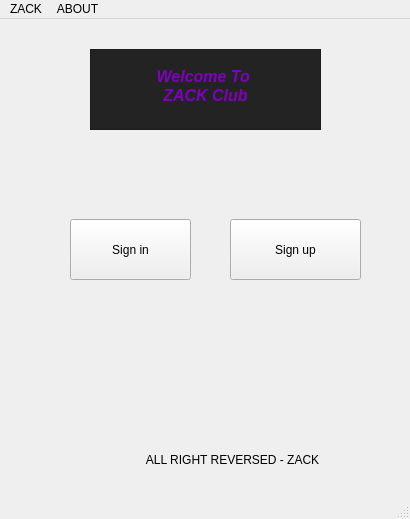
<?xml version="1.0" encoding="UTF-8"?>
<ui version="4.0">
 <class>MainWindow</class>
 <widget class="QMainWindow" name="MainWindow">
  <property name="geometry">
   <rect>
    <x>0</x>
    <y>0</y>
    <width>410</width>
    <height>519</height>
   </rect>
  </property>
  <property name="windowTitle">
   <string>MainWindow</string>
  </property>
  <property name="styleSheet">
   <string notr="true">/*
 * The MIT License (MIT)
 *
 * Copyright (c) &lt;2013-2014&gt; &lt;Colin Duquesnoy&gt;
 * Copyright (c) &lt;2017&gt; &lt;Michell Stuttgart&gt;
 *
 * Permission is hereby granted, free of charge, to any person obtaining a copy
 * of this software and associated documentation files (the &quot;Software&quot;), to deal
 * in the Software without restriction, including without limitation the rights
 * to use, copy, modify, merge, publish, distribute, sublicense, and/or sell
 * copies of the Software, and to permit persons to whom the Software is
 * furnished to do so, subject to the following conditions:

 * The above copyright notice and this permission notice shall be included in
 * all copies or substantial portions of the Software.

 * THE SOFTWARE IS PROVIDED &quot;AS IS&quot;, WITHOUT WARRANTY OF ANY KIND, EXPRESS OR
 * IMPLIED, INCLUDING BUT NOT LIMITED TO THE WARRANTIES OF MERCHANTABILITY,
 * FITNESS FOR A PARTICULAR PURPOSE AND NONINFRINGEMENT. IN NO EVENT SHALL THE
 * AUTHORS OR COPYRIGHT HOLDERS BE LIABLE FOR ANY CLAIM, DAMAGES OR OTHER
 * LIABILITY, WHETHER IN AN ACTION OF CONTRACT, TORT OR OTHERWISE, ARISING FROM,
 * OUT OF OR IN CONNECTION WITH THE SOFTWARE OR THE USE OR OTHER DEALINGS IN
 * THE SOFTWARE.
 */
QToolTip
{
     border: 1px solid black;
     background-color: #D1DBCB;
     padding: 1px;
     border-radius: 3px;
     opacity: 100;
}

QWidget
{
    color: #b1b1b1;
    background-color: #323232;
    selection-background-color:#323232;
    selection-color: black;
    background-clip: border;
    border-image: none;
    border: 0px transparent black;
    outline: 0;
}

QWidget:item:hover
{
    background-color: #D1DBCB;
    color: black;
}

QWidget:item:selected
{
    background-color: #D1DBCB;
    border: 0px
}

QCheckBox
{
    spacing: 5px;
    outline: none;
    color: #eff0f1;
    margin-bottom: 2px;
}

QCheckBox:disabled
{
    color: #76797C;
}

QCheckBox::indicator,QGroupBox::indicator
{
    width: 18px;
    height: 18px;
}

QGroupBox::indicator
{
    margin-left: 2px;
}

QCheckBox::indicator:unchecked
{
    image: url(:/qss_icons/rc/checkbox_unchecked.png);
}

QCheckBox::indicator:unchecked:hover,
QCheckBox::indicator:unchecked:focus,
QCheckBox::indicator:unchecked:pressed,
QGroupBox::indicator:unchecked:hover,
QGroupBox::indicator:unchecked:focus,
QGroupBox::indicator:unchecked:pressed
{
  border: none;
    image: url(:/qss_icons/rc/checkbox_unchecked_focus.png);
}

QCheckBox::indicator:checked
{
    image: url(:/qss_icons/rc/checkbox_checked.png);
}

QCheckBox::indicator:checked:hover,
QCheckBox::indicator:checked:focus,
QCheckBox::indicator:checked:pressed,
QGroupBox::indicator:checked:hover,
QGroupBox::indicator:checked:focus,
QGroupBox::indicator:checked:pressed
{
    border: none;
    image: url(:/qss_icons/rc/checkbox_checked_focus.png);
}


QCheckBox::indicator:indeterminate
{
    image: url(:/qss_icons/rc/checkbox_indeterminate.png);
}

QCheckBox::indicator:indeterminate:focus,
QCheckBox::indicator:indeterminate:hover,
QCheckBox::indicator:indeterminate:pressed
{
    image: url(:/qss_icons/rc/checkbox_indeterminate_focus.png);
}

QCheckBox::indicator:checked:disabled,
QGroupBox::indicator:checked:disabled
{
    image: url(:/qss_icons/rc/checkbox_checked_disabled.png);
}

QCheckBox::indicator:unchecked:disabled,
QGroupBox::indicator:unchecked:disabled
{
    image: url(:/qss_icons/rc/checkbox_unchecked_disabled.png);
}

QRadioButton
{
    spacing: 5px;
    outline: none;
    color: #eff0f1;
    margin-bottom: 2px;
}

QRadioButton:disabled
{
    color: #76797C;
}
QRadioButton::indicator
{
    width: 21px;
    height: 21px;
}

QRadioButton::indicator:unchecked
{
    image: url(:/qss_icons/rc/radio_unchecked.png);
}


QRadioButton::indicator:unchecked:hover,
QRadioButton::indicator:unchecked:focus,
QRadioButton::indicator:unchecked:pressed
{
    border: none;
    outline: none;
    image: url(:/qss_icons/rc/radio_unchecked_focus.png);
}

QRadioButton::indicator:checked
{
    border: none;
    outline: none;
    image: url(:/qss_icons/rc/radio_checked.png);
}

QRadioButton::indicator:checked:hover,
QRadioButton::indicator:checked:focus,
QRadioButton::indicator:checked:pressed
{
    border: none;
    outline: none;
    image: url(:/qss_icons/rc/radio_checked_focus.png);
}

QRadioButton::indicator:checked:disabled
{
    outline: none;
    image: url(:/qss_icons/rc/radio_checked_disabled.png);
}

QRadioButton::indicator:unchecked:disabled
{
    image: url(:/qss_icons/rc/radio_unchecked_disabled.png);
}


QMenuBar
{
    background-color: #323232;
    color: #D1DBCB;
}

QMenuBar::item
{
    background-color: #323232;
    background: transparent;
    /* padding: 2px 20px 2px 20px; */
}

QMenuBar::item:selected
{
    background: transparent;
    /* border: 1px solid #76797C; */
}

QMenuBar::item:pressed
{
    border: 0px solid #76797C;
    background-color: #D1DBCB;
    color: #000;
    margin-bottom:-1px;
    padding-bottom:1px;
}

QMenu
{
    background-color: #323232;
    /* border: 1px solid #76797C; */
    color: #eff0f1;
    /*margin: 2px; */
}

QMenu::icon
{
    /*margin: 5px;*/
}

QMenu::item
{
    padding: 2px 30px 2px 30px;
    /*margin-left: 5px;*/
    border: 1px solid transparent; /* reserve space for selection border */
}

QMenu::item:selected
{
    color: #000000;
}

QMenu::separator {
    height: 2px;
    background: #D1DBCB;
    margin-left: 10px;
    margin-right: 5px;
}

QMenu::indicator {
    width: 18px;
    height: 18px;
}

/* non-exclusive indicator = check box style indicator
   (see QActionGroup::setExclusive) */
QMenu::indicator:non-exclusive:unchecked {
    image: url(:/qss_icons/rc/checkbox_unchecked.png);
}

QMenu::indicator:non-exclusive:unchecked:selected {
    image: url(:/qss_icons/rc/checkbox_unchecked_disabled.png);
}

QMenu::indicator:non-exclusive:checked {
    image: url(:/qss_icons/rc/checkbox_checked.png);
}

QMenu::indicator:non-exclusive:checked:selected {
    image: url(:/qss_icons/rc/checkbox_checked_disabled.png);
}

/* exclusive indicator = radio button style indicator (see QActionGroup::setExclusive) */
QMenu::indicator:exclusive:unchecked {
    image: url(:/qss_icons/rc/radio_unchecked.png);
}

QMenu::indicator:exclusive:unchecked:selected {
    image: url(:/qss_icons/rc/radio_unchecked_disabled.png);
}

QMenu::indicator:exclusive:checked {
    image: url(:/qss_icons/rc/radio_checked.png);
}

QMenu::indicator:exclusive:checked:selected {
    image: url(:/qss_icons/rc/radio_checked_disabled.png);
}

QMenu::right-arrow {
    margin: 5px;
    image: url(:/qss_icons/rc/right_arrow.png)
}


QWidget:disabled
{
    color: #454545;
    background-color: #323232;
}

QAbstractItemView
{
    alternate-background-color: #323232;
    color: #eff0f1;
    border: 1px solid 3A3939;
    border-radius: 2px;
}

QWidget:focus, QMenuBar:focus,QToolBar:focus,QScrollAreaViewer:focus
{
    /* border: 2px solid #D1DBCB; */
}

QTabWidget:focus, QCheckBox:focus, QRadioButton:focus, QSlider:focus
{
    border: none;
}

QLineEdit
{
    background-color: #1e1e1e;
    selection-background-color: #D1DBCB;
    selection-color: black;
    padding: 5px;
    border-style: solid;
    border: 1px solid #76797C;
    border-radius: 2px;
    color: #eff0f1;
}

QGroupBox {
    border:1px solid #76797C;
    border-radius: 2px;
    margin-top: 20px;
}

QGroupBox::title {
    subcontrol-origin: margin;
    subcontrol-position: top center;
    padding-left: 10px;
    padding-right: 10px;
    padding-top: 10px;
}

QAbstractScrollArea
{
    border-radius: 0px;
    border: 0px solid #76797C;
    background-color: transparent;
}

QScrollBar:horizontal
{
    height: 15px;
    margin: 3px 15px 3px 15px;
    border: 1px transparent #2A2929;
    border-radius: 4px;
    background-color: #2A2929;
}

QScrollBar::handle:horizontal
{
    background-color: #605F5F;
    min-width: 5px;
    border-radius: 4px;
}

QScrollBar::add-line:horizontal
{
    margin: 0px 3px 0px 3px;
    border-image: url(:/qss_icons/rc/right_arrow_disabled.png);
    width: 10px;
    height: 10px;
    subcontrol-position: right;
    subcontrol-origin: margin;
}

QScrollBar::sub-line:horizontal
{
    margin: 0px 3px 0px 3px;
    border-image: url(:/qss_icons/rc/left_arrow_disabled.png);
    height: 10px;
    width: 10px;
    subcontrol-position: left;
    subcontrol-origin: margin;
}

QScrollBar::add-line:horizontal:hover,QScrollBar::add-line:horizontal:on
{
    border-image: url(:/qss_icons/rc/right_arrow.png);
    height: 10px;
    width: 10px;
    subcontrol-position: right;
    subcontrol-origin: margin;
}


QScrollBar::sub-line:horizontal:hover, QScrollBar::sub-line:horizontal:on
{
    border-image: url(:/qss_icons/rc/left_arrow.png);
    height: 10px;
    width: 10px;
    subcontrol-position: left;
    subcontrol-origin: margin;
}

QScrollBar::up-arrow:horizontal, QScrollBar::down-arrow:horizontal
{
    background: none;
}


QScrollBar::add-page:horizontal, QScrollBar::sub-page:horizontal
{
    background: none;
}

QScrollBar:vertical
{
    background-color: #2A2929;
    width: 15px;
    margin: 15px 3px 15px 3px;
    border: 1px transparent #2A2929;
    border-radius: 4px;
}

QScrollBar::handle:vertical
{
    background-color: #605F5F;
    min-height: 5px;
    border-radius: 4px;
}

QScrollBar::sub-line:vertical
{
    margin: 3px 0px 3px 0px;
    border-image: url(:/qss_icons/rc/up_arrow_disabled.png);
    height: 10px;
    width: 10px;
    subcontrol-position: top;
    subcontrol-origin: margin;
}

QScrollBar::add-line:vertical
{
    margin: 3px 0px 3px 0px;
    border-image: url(:/qss_icons/rc/down_arrow_disabled.png);
    height: 10px;
    width: 10px;
    subcontrol-position: bottom;
    subcontrol-origin: margin;
}

QScrollBar::sub-line:vertical:hover,QScrollBar::sub-line:vertical:on
{

    border-image: url(:/qss_icons/rc/up_arrow.png);
    height: 10px;
    width: 10px;
    subcontrol-position: top;
    subcontrol-origin: margin;
}


QScrollBar::add-line:vertical:hover, QScrollBar::add-line:vertical:on
{
    border-image: url(:/qss_icons/rc/down_arrow.png);
    height: 10px;
    width: 10px;
    subcontrol-position: bottom;
    subcontrol-origin: margin;
}

QScrollBar::up-arrow:vertical, QScrollBar::down-arrow:vertical
{
    background: none;
}


QScrollBar::add-page:vertical, QScrollBar::sub-page:vertical
{
    background: none;
}

QTextEdit
{
    background-color: #1e1e1e;
    color: #eff0f1;
    border: 1px solid #76797C;
}

QPlainTextEdit
{
    background-color: #1e1e1e;;
    color: #eff0f1;
    border-radius: 2px;
    border: 1px solid #76797C;
}

QHeaderView::section
{
    background-color: #76797C;
    color: #eff0f1;
    padding: 5px;
    border: 1px solid #76797C;
}

QSizeGrip {
    image: url(:/qss_icons/rc/sizegrip.png);
    width: 12px;
    height: 12px;
}


QMainWindow::separator
{
    background-color: #323232;
    color: white;
    padding-left: 4px;
    spacing: 2px;
    border: 1px dashed #76797C;
}

QMainWindow::separator:hover
{

    background-color: #787876;
    color: white;
    padding-left: 4px;
    border: 1px solid #76797C;
    spacing: 2px;
}


QMenu::separator
{
    height: 1px;
    background-color: #76797C;
    color: white;
    padding-left: 4px;
    margin-left: 10px;
    margin-right: 5px;
}

QFrame
{
    border-radius: 0px;
    /*border: 1px solid #76797C;*/
}


QFrame[frameShape=&quot;0&quot;]
{
    border-radius: 0px;
    border: 0px transparent #76797C;
}

QStackedWidget
{
    border: 1px transparent black;
}

QToolBar {
    border: 0px transparent #393838;
    background: 0px solid #323232;
    font-weight: bold;
}

QToolBar::handle:horizontal {
    image: url(:/qss_icons/rc/Hmovetoolbar.png);
}
QToolBar::handle:vertical {
    image: url(:/qss_icons/rc/Vmovetoolbar.png);
}
QToolBar::separator:horizontal {
    image: url(:/qss_icons/rc/Hsepartoolbar.png);
}
QToolBar::separator:vertical {
    image: url(:/qss_icons/rc/Vsepartoolbar.png);
}
QToolButton#qt_toolbar_ext_button {
    background: #58595a
}

QPushButton
{
	
    color: #eff0f1;
    background-color: #323232;
    border-width: 1px;
    border-color: #76797C;
    border-style: solid;
    padding: 5px;
    border-radius: 0px;
    outline: none;
}

QPushButton:disabled
{
    
	background-color: rgb(117, 0, 176);
    border-width: 1px;
    border-color: #454545;
    border-style: solid;
    padding-top: 5px;
    padding-bottom: 5px;
    padding-left: 10px;
    padding-right: 10px;
    border-radius: 2px;
    color: #454545;
}

QPushButton:focus {
    background-color: #D1DBCB;
    color: black;
}

QPushButton:pressed
{
    color: black;
    background-color: #D1DBCB;
    padding-top: -15px;
    padding-bottom: -17px;
}

QComboBox
{
    selection-background-color: #D1DBCB;
    background-color: #31363B;
    border-style: solid;
    border: 1px solid #76797C;
    border-radius: 2px;
    padding: 5px;
    min-width: 75px;
}

QPushButton:checked{
    background-color: #76797C;
    border-color: #6A6969;
}

QComboBox:hover,QPushButton:hover,QAbstractSpinBox:hover,QLineEdit:hover,QTextEdit:hover,QPlainTextEdit:hover,QAbstractView:hover,QTreeView:hover
{
    border: 1px solid #D1DBCB;
}

QComboBox:on
{
    padding-top: 0px;
    padding-left: 4px;
    selection-background-color: #4a4a4a;
}

QComboBox QAbstractItemView
{
    background-color: #1e1e1e;
    border-radius: 2px;
    border: 1px solid #76797C;
    selection-background-color: #D1DBCB;
}

QComboBox::drop-down
{
    subcontrol-origin: padding;
    subcontrol-position: top right;
    width: 15px;

    border-left-width: 0px;
    border-left-color: darkgray;
    border-left-style: solid;
    border-top-right-radius: 3px;
    border-bottom-right-radius: 3px;
}

QComboBox::down-arrow
{
    image: url(:/qss_icons/rc/down_arrow_disabled.png);
}

QComboBox::down-arrow:on, QComboBox::down-arrow:hover,
QComboBox::down-arrow:focus
{
    image: url(:/qss_icons/rc/down_arrow.png);
}

QAbstractSpinBox {
    padding: 2px;
    margin: 2px;
    background-color: #1e1e1e;
    color: #eff0f1;
    border-radius: 0px;
    min-width: 75px;
    selection-background-color: #D1DBCB;
    selection-color: black;
}

QAbstractSpinBox:up-button
{
    background-color: transparent;
    subcontrol-origin: border;
    subcontrol-position: center right;
}

QAbstractSpinBox:down-button
{
    background-color: transparent;
    subcontrol-origin: border;
    subcontrol-position: center left;
}

QAbstractSpinBox::up-arrow,QAbstractSpinBox::up-arrow:disabled,QAbstractSpinBox::up-arrow:off {
    image: url(:/qss_icons/rc/up_arrow_disabled.png);
    width: 10px;
    height: 10px;
}
QAbstractSpinBox::up-arrow:hover
{
    image: url(:/qss_icons/rc/up_arrow.png);
}


QAbstractSpinBox::down-arrow,QAbstractSpinBox::down-arrow:disabled,QAbstractSpinBox::down-arrow:off
{
    image: url(:/qss_icons/rc/down_arrow_disabled.png);
    width: 10px;
    height: 10px;
}
QAbstractSpinBox::down-arrow:hover
{
    image: url(:/qss_icons/rc/down_arrow.png);
}


QLabel
{
    border: 0px solid black;
    margin-left: 2px;
    margin-right: 2px;
    color: #D1DBCB;
}

QTabWidget{
    border: 0px transparent black;
}

QTabWidget::pane {
    border: 1px solid #76797C;
    padding: 5px;
    margin: 0px;
}

QTabWidget::tab-bar {
    left: 5px; /* move to the right by 5px */
}

QTabBar
{
    qproperty-drawBase: 0;
    border-radius: 3px;
}

QTabBar::focus
{
    border: 0px transparent black;
    color: black;
}

QTabBar::hover
{
    border: 0px transparent black;
    color: black;
}

QTabBar::close-button  {
    image: url(:/qss_icons/rc/close.png);
    background: transparent;
}

QTabBar::close-button:hover
{
    image: url(:/qss_icons/rc/close-hover.png);
    background: transparent;
}

QTabBar::close-button:pressed {
    image: url(:/qss_icons/rc/close-pressed.png);
    background: transparent;
}

/* TOP TABS */
QTabBar::tab:top {
    color: #eff0f1;
    border: 1px solid #76797C;
    border-bottom: 1px transparent black;
    background-color: #323232;
    padding: 5px;
    min-width: 50px;
    border-top-left-radius: 2px;
    border-top-right-radius: 2px;
}

QTabBar::tab:top:!selected
{
    color: #eff0f1;
    background-color: #54575B;
    border: 1px solid #76797C;
    border-bottom: 1px transparent black;
    border-top-left-radius: 2px;
    border-top-right-radius: 2px;
}

QTabBar::tab:top:!selected:hover {
    background-color: #D1DBCB;
    color: black;
}

/* BOTTOM TABS */
QTabBar::tab:bottom {
    color: #eff0f1;
    border: 1px solid #76797C;
    border-top: 1px transparent black;
    background-color: #323232;
    padding: 5px;
    border-bottom-left-radius: 2px;
    border-bottom-right-radius: 2px;
    min-width: 50px;
}

QTabBar::tab:bottom:!selected
{
    color: #eff0f1;
    background-color: #54575B;
    border: 1px solid #76797C;
    border-top: 1px transparent black;
    border-bottom-left-radius: 2px;
    border-bottom-right-radius: 2px;
}

QTabBar::tab:bottom:!selected:hover {
    background-color: #D1DBCB;
    color: black;
}

/* LEFT TABS */
QTabBar::tab:left {
    color: #eff0f1;
    border: 1px solid #76797C;
    border-left: 1px transparent black;
    background-color: #323232;
    padding: 5px;
    border-top-right-radius: 2px;
    border-bottom-right-radius: 2px;
    min-height: 50px;
}

QTabBar::tab:left:!selected
{
    color: #eff0f1;
    background-color: #54575B;
    border: 1px solid #76797C;
    border-left: 1px transparent black;
    border-top-right-radius: 2px;
    border-bottom-right-radius: 2px;
}

QTabBar::tab:left:!selected:hover {
    background-color: #D1DBCB;
    color: black;
}


/* RIGHT TABS */
QTabBar::tab:right {
    color: #eff0f1;
    border: 1px solid #76797C;
    border-right: 1px transparent black;
    background-color: #323232;
    padding: 5px;
    border-top-left-radius: 2px;
    border-bottom-left-radius: 2px;
    min-height: 50px;
}

QTabBar::tab:right:!selected
{
    color: #eff0f1;
    background-color: #54575B;
    border: 1px solid #76797C;
    border-right: 1px transparent black;
    border-top-left-radius: 2px;
    border-bottom-left-radius: 2px;
}

QTabBar::tab:right:!selected:hover {
    background-color: #D1DBCB;
    color: black;
}

QTabBar QToolButton::right-arrow:enabled {
     image: url(:/qss_icons/rc/right_arrow.png);
 }

 QTabBar QToolButton::left-arrow:enabled {
     image: url(:/qss_icons/rc/left_arrow.png);
 }

QTabBar QToolButton::right-arrow:disabled {
     image: url(:/qss_icons/rc/right_arrow_disabled.png);
 }

 QTabBar QToolButton::left-arrow:disabled {
     image: url(:/qss_icons/rc/left_arrow_disabled.png);
 }


QDockWidget {
    background: #323232;
    border: 1px solid #403F3F;
    titlebar-close-icon: url(:/qss_icons/rc/close.png);
    titlebar-normal-icon: url(:/qss_icons/rc/undock.png);
}

QDockWidget::close-button, QDockWidget::float-button {
    border: 1px solid transparent;
    border-radius: 2px;
    background: transparent;
}

QDockWidget::close-button:hover, QDockWidget::float-button:hover {
    background: rgba(255, 255, 255, 10);
}

QDockWidget::close-button:pressed, QDockWidget::float-button:pressed {
    padding: 1px -1px -1px 1px;
    background: rgba(255, 255, 255, 10);
}

QTreeView, QListView
{
    border: 1px solid #76797C;
    background-color: #1e1e1e;
}

QTreeView:branch:selected, QTreeView:branch:hover
{
    background: url(:/qss_icons/rc/transparent.png);
}

QTreeView::branch:has-siblings:!adjoins-item {
    border-image: url(:/qss_icons/rc/transparent.png);
}

QTreeView::branch:has-siblings:adjoins-item {
    border-image: url(:/qss_icons/rc/transparent.png);
}

QTreeView::branch:!has-children:!has-siblings:adjoins-item {
    border-image: url(:/qss_icons/rc/transparent.png);
}

QTreeView::branch:has-children:!has-siblings:closed,
QTreeView::branch:closed:has-children:has-siblings {
    image: url(:/qss_icons/rc/branch_closed.png);
}

QTreeView::branch:open:has-children:!has-siblings,
QTreeView::branch:open:has-children:has-siblings  {
    image: url(:/qss_icons/rc/branch_open.png);
}

QTreeView::branch:has-children:!has-siblings:closed:hover,
QTreeView::branch:closed:has-children:has-siblings:hover {
    image: url(:/qss_icons/rc/branch_closed-on.png);
    }

QTreeView::branch:open:has-children:!has-siblings:hover,
QTreeView::branch:open:has-children:has-siblings:hover  {
    image: url(:/qss_icons/rc/branch_open-on.png);
    }

QListView::item:!selected:hover, QTreeView::item:!selected:hover  {
    background: #848383;
    outline: 0;
    color: #eff0f1;
}

QListView::item:selected:hover, QTreeView::item:selected:hover  {
    background: #D1DBCB;
}

QSlider::groove:horizontal {
    border: 1px solid #565a5e;
    height: 4px;
    background: #565a5e;
    margin: 0px;
    border-radius: 2px;
}

QSlider::handle:horizontal {
    background: #D1DBCB;
    border: 1px solid #999999;
    width: 10px;
    height: 10px;
    margin: -5px 0;
}

QSlider::add-page:qlineargradient {
    background: #595858;
    border-top-right-radius: 5px;
    border-bottom-right-radius: 5px;
    border-top-left-radius: 0px;
    border-bottom-left-radius: 0px;
}

QSlider::sub-page::qlineargradient:horizontal {
    background:  #D1DBCB;
    border-top-right-radius: 0px;
    border-bottom-right-radius: 0px;
    border-top-left-radius: 5px;
    border-bottom-left-radius: 5px;
}

QSlider::groove:vertical {
    border: 1px solid #565a5e;
    width: 4px;
    background: #565a5e;
    margin: 0px;
    border-radius: 3px;
}

QSlider::handle:vertical {
    background: #D1DBCB;
    border: 1px solid #999999;
    width: 10px;
    height: 10px;
    margin: 0 -5px;
}

QToolButton {
    color: #D1DBCB;
    background-color: transparent;
    border: 0px transparent #76797C;
    border-radius: 0px;
    padding: 1px;
    margin-right: 5px;
}

QToolButton[popupMode=&quot;1&quot;] { /* only for MenuButtonPopup */
 padding-right: 20px; /* make way for the popup button */
 border: 1px #76797C;
 border-radius: 0px;
}

QToolButton[popupMode=&quot;2&quot;] { /* only for InstantPopup */
 padding-right: 10px; /* make way for the popup button */
 border: 0px #76797C;
}


QToolButton:hover, QToolButton::menu-button:hover {
    background-color: transparent;
    border: 1px solid #D1DBCB;
    padding: 2px;
}

QToolButton:checked, QToolButton:pressed,
        QToolButton::menu-button:pressed {
    color: black;
    background-color: #D1DBCB;
    border: 0px solid #D1DBCB;
    padding: 2px;
}

/* the subcontrol below is used only in the InstantPopup or DelayedPopup mode */
QToolButton::menu-indicator {
    image: url(:/qss_icons/rc/down_arrow.png);
    top: -7px; left: -2px; /* shift it a bit */
}

/* the subcontrols below are used only in the MenuButtonPopup mode */
QToolButton::menu-button {
    border: 1px transparent #76797C;
    border-top-right-radius: 6px;
    border-bottom-right-radius: 6px;
    /* 16px width + 4px for border = 20px allocated above */
    width: 16px;
    outline: none;
}

QToolButton::menu-arrow {
    image: url(:/qss_icons/rc/down_arrow.png);
}

QToolButton::menu-arrow:open {
    border: 1px solid #76797C;
}

QPushButton::menu-indicator  {
    subcontrol-origin: padding;
    subcontrol-position: bottom right;
    left: 8px;
}

QTableView
{
    border: 1px solid #76797C;
    gridline-color: #323232;
    background-color: #1e1e1e;
}


QTableView, QHeaderView
{
    border-radius: 0px;
}

QTableView::item:pressed, QListView::item:pressed, QTreeView::item:pressed  {
    background: #D1DBCB;
    color: black;
}

QTableView::item:selected:active, QTreeView::item:selected:active, QListView::item:selected:active  {
    background: #D1DBCB;
    color: black;
}

QHeaderView
{
    background-color: #323232;
    border: 1px transparent;
    border-radius: 0px;
    margin: 0px;
    padding: 0px;

}

QHeaderView::section  {
    background-color: #323232;
    color: #eff0f1;
    padding: 5px;
    border: 1px solid #76797C;
    border-radius: 0px;
    text-align: center;
}

QHeaderView::section::vertical::first, QHeaderView::section::vertical::only-one
{
    border-top: 1px solid #76797C;
}

QHeaderView::section::vertical
{
    border-top: transparent;
}

QHeaderView::section::horizontal::first, QHeaderView::section::horizontal::only-one
{
    border-left: 1px solid #76797C;
}

QHeaderView::section::horizontal
{
    border-left: transparent;
}


QHeaderView::section:checked
 {
    color: white;
    background-color: #848383;
 }

 /* style the sort indicator */
QHeaderView::down-arrow {
    image: url(:/qss_icons/rc/down_arrow.png);
}

QHeaderView::up-arrow {
    image: url(:/qss_icons/rc/up_arrow.png);
}


QTableCornerButton::section {
    background-color: #323232;
    border: 1px transparent #76797C;
    border-radius: 0px;
}

QToolBox  {
    padding: 5px;
    border: 1px transparent black;
}

QToolBox::tab {
    color: #eff0f1;
    background-color: #323232;
    border: 1px solid #76797C;
    border-bottom: 1px transparent #323232;
    border-top-left-radius: 5px;
    border-top-right-radius: 5px;
}

QToolBox::tab:selected { /* italicize selected tabs */
    font: italic;
    background-color: #323232;
    border-color: #D1DBCB;
 }

QStatusBar::item {
    border: 0px transparent dark;
    margin: 0px;
    border: 0px;
 }


QFrame[height=&quot;3&quot;], QFrame[width=&quot;3&quot;] {
    background-color: #76797C;
}


QSplitter::handle {
    border: 1px dashed #76797C;
}

QSplitter::handle:hover {
    background-color: #787876;
    border: 1px solid #76797C;
}

QSplitter::handle:horizontal {
    width: 1px;
}

QSplitter::handle:vertical {
    height: 1px;
}

QProgressBar {
    border: 1px solid #76797C;
    border-radius: 5px;
    text-align: center;
}

QProgressBar::chunk {
    background-color: #D1DBCB;
}

QDateEdit
{
    selection-background-color: #D1DBCB;
    border-style: solid;
    border: 1px solid #CEE343;
    border-radius: 2px;
    padding: 1px;
    min-width: 75px;
}

QDateEdit:on
{
    padding-top: 3px;
    padding-left: 4px;
    selection-background-color: #4a4a4a;
}

QDateEdit QAbstractItemView
{
    background-color: #1e1e1e;
    border-radius: 2px;
    border: 1px solid #3375A3;
    selection-background-color: #D1DBCB;
}

QDateEdit::drop-down
{
    subcontrol-origin: padding;
    subcontrol-position: top right;
    width: 15px;
    border-left-width: 0px;
    border-left-color: darkgray;
    border-left-style: solid;
    border-top-right-radius: 3px;
    border-bottom-right-radius: 3px;
}

QDateEdit::down-arrow
{
    image: url(:/qss_icons/rc/down_arrow_disabled.png);
}

QDateEdit::down-arrow:on, QDateEdit::down-arrow:hover,
QDateEdit::down-arrow:focus
{
    image: url(:/qss_icons/rc/down_arrow.png);
}

</string>
  </property>
  <widget class="QWidget" name="centralwidget">
   <widget class="QPushButton" name="pushButton_signup">
    <property name="enabled">
     <bool>true</bool>
    </property>
    <property name="geometry">
     <rect>
      <x>230</x>
      <y>200</y>
      <width>131</width>
      <height>61</height>
     </rect>
    </property>
    <property name="text">
     <string>Sign up</string>
    </property>
   </widget>
   <widget class="QTextBrowser" name="textBrowser">
    <property name="geometry">
     <rect>
      <x>90</x>
      <y>30</y>
      <width>231</width>
      <height>81</height>
     </rect>
    </property>
    <property name="styleSheet">
     <string notr="true">QTextBrowser{
	color: rgb(127, 0, 191);
	background-color: rgb(35, 35, 35);
}
</string>
    </property>
    <property name="html">
     <string>&lt;!DOCTYPE HTML PUBLIC &quot;-//W3C//DTD HTML 4.0//EN&quot; &quot;http://www.w3.org/TR/REC-html40/strict.dtd&quot;&gt;
&lt;html&gt;&lt;head&gt;&lt;meta name=&quot;qrichtext&quot; content=&quot;1&quot; /&gt;&lt;style type=&quot;text/css&quot;&gt;
p, li { white-space: pre-wrap; }
&lt;/style&gt;&lt;/head&gt;&lt;body style=&quot; font-family:'MS Shell Dlg 2'; font-size:8.25pt; font-weight:400; font-style:normal;&quot;&gt;
&lt;p align=&quot;center&quot; style=&quot;-qt-paragraph-type:empty; margin-top:0px; margin-bottom:0px; margin-left:0px; margin-right:0px; -qt-block-indent:0; text-indent:0px;&quot;&gt;&lt;br /&gt;&lt;/p&gt;
&lt;p align=&quot;center&quot; style=&quot; margin-top:0px; margin-bottom:0px; margin-left:0px; margin-right:0px; -qt-block-indent:0; text-indent:0px;&quot;&gt;&lt;span style=&quot; font-size:12pt; font-weight:600; font-style:italic;&quot;&gt;Welcome To &lt;/span&gt;&lt;/p&gt;
&lt;p align=&quot;center&quot; style=&quot; margin-top:0px; margin-bottom:0px; margin-left:0px; margin-right:0px; -qt-block-indent:0; text-indent:0px;&quot;&gt;&lt;span style=&quot; font-size:12pt; font-weight:600; font-style:italic;&quot;&gt;ZACK Club&lt;/span&gt;&lt;/p&gt;&lt;/body&gt;&lt;/html&gt;</string>
    </property>
   </widget>
   <widget class="QLabel" name="label_7">
    <property name="geometry">
     <rect>
      <x>110</x>
      <y>430</y>
      <width>211</width>
      <height>21</height>
     </rect>
    </property>
    <property name="text">
     <string>           ALL RIGHT REVERSED - ZACK</string>
    </property>
   </widget>
   <widget class="QPushButton" name="pushButton_signin">
    <property name="enabled">
     <bool>true</bool>
    </property>
    <property name="geometry">
     <rect>
      <x>70</x>
      <y>200</y>
      <width>121</width>
      <height>61</height>
     </rect>
    </property>
    <property name="text">
     <string>Sign in</string>
    </property>
    <property name="shortcut">
     <string/>
    </property>
    <property name="autoRepeatDelay">
     <number>300</number>
    </property>
   </widget>
  </widget>
  <widget class="QMenuBar" name="menubar">
   <property name="geometry">
    <rect>
     <x>0</x>
     <y>0</y>
     <width>410</width>
     <height>21</height>
    </rect>
   </property>
   <widget class="QMenu" name="menuZACK">
    <property name="title">
     <string>ZACK</string>
    </property>
    <addaction name="actionSIGN_IN"/>
    <addaction name="actionSIGN_UP"/>
    <addaction name="actionEXIT"/>
   </widget>
   <widget class="QMenu" name="menuABOUT">
    <property name="title">
     <string>ABOUT</string>
    </property>
    <addaction name="actionWHO_WE_ARE"/>
   </widget>
   <addaction name="menuZACK"/>
   <addaction name="menuABOUT"/>
  </widget>
  <widget class="QStatusBar" name="statusbar"/>
  <action name="actionSIGN_IN">
   <property name="text">
    <string>SIGN IN </string>
   </property>
  </action>
  <action name="actionSIGN_UP">
   <property name="text">
    <string>SIGN UP</string>
   </property>
  </action>
  <action name="actionEXIT">
   <property name="text">
    <string>EXIT</string>
   </property>
  </action>
  <action name="actionWHO_WE_ARE">
   <property name="text">
    <string>WHO WE ARE</string>
   </property>
  </action>
 </widget>
 <resources/>
 <connections/>
</ui>
